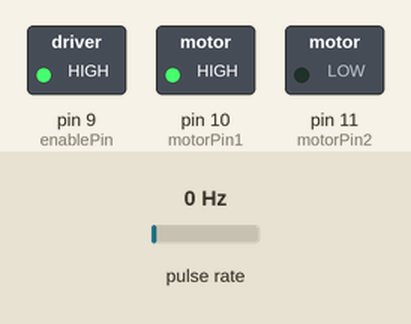
Recording of a sketch running on a simulated Arduino Uno, built with avr-gcc and run on an emulated ATmega328P. On the bench: switched loads named in the sketch (green lamp = pin HIGH). Wiring (inferred from the names in the program): pulse sensor: data pin 2. The test bench sets the inputs (shaded band); at power-on: pulse rate 0 Hz. What the sketch prints to the serial monitor is not drawn.

Above: at 0.1 s.
Timing chart, 0 to 40.0 s (numbered marks = the images above):
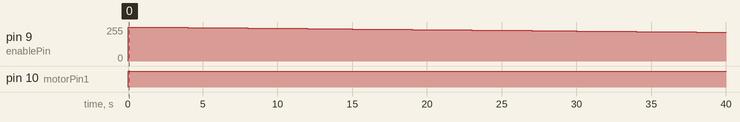

The sketch:

motor_curve.ino
```cpp
// Motor control pins
const int motorPin1 = 10; // IN1
const int motorPin2 = 11; // IN2
const int enablePin = 9;  // ENA (PWM pin for speed control)

// Encoder
const int encoderPin = 2;
volatile long pulseCount = 0;
const int pulsesPerRevolution = 11;  // pulses par tour moteur

// Mécanique
const double gearRatio = 9.6;

// Timing
const unsigned long samplePeriodMs = 500;   // mesure toutes les 0.5 s
const unsigned long pwmStepPeriodMs = 1000; // 1 seconde entre les changements de PWM
unsigned long lastMeasureTime = 0;
unsigned long lastPwmStepTime = 0;

// Mesure lissée
double rpmAccumulator = 0;
int rpmSamples = 0;

// PWM
int pwmValue = -255;   // départ


void countPulse() {
  pulseCount++;
}

void setup() {
  Serial.begin(9600);
  Serial.println("PWM,RPM");

  pinMode(motorPin1, OUTPUT);
  pinMode(motorPin2, OUTPUT);
  pinMode(enablePin, OUTPUT);

  pinMode(encoderPin, INPUT_PULLUP);
  attachInterrupt(digitalPinToInterrupt(encoderPin), countPulse, RISING);

  lastMeasureTime = millis();
  lastPwmStepTime  = millis();
}

void loop() {

  // ---- 1. Appliquer le PWM ----
  if (pwmValue >= 0) {
    digitalWrite(motorPin1, LOW);
    digitalWrite(motorPin2, HIGH);
    analogWrite(enablePin, pwmValue);
  } else {
    digitalWrite(motorPin1, HIGH);
    digitalWrite(motorPin2, LOW);
    analogWrite(enablePin, -pwmValue);
  }


  // ---- 2. Mesure toutes les 0.5 s ----
  if (millis() - lastMeasureTime >= samplePeriodMs) {

    noInterrupts();
    long count = pulseCount;
    pulseCount = 0;
    interrupts();

    double T = samplePeriodMs / 1000.0; // en secondes

    // pulses moteur / seconde
    double pulsesPerSec = count / T;

    // tours moteur / sec
    double revPerSecMotor = pulsesPerSec / pulsesPerRevolution;

    // RPM moteur
    double rpmMotor = revPerSecMotor * 60.0;

    // RPM en sortie
    double rpmOutput = rpmMotor / gearRatio;

    // ---- Lisser (moyenne sur 1 s = 2 mesures) ----
    rpmAccumulator += rpmOutput;
    rpmSamples++;

    lastMeasureTime = millis();
  }


  // ---- 3. Changement de PWM toutes les 1 s ----
  if (millis() - lastPwmStepTime >= pwmStepPeriodMs) {

    if (rpmSamples > 0) {
      double rpmAvg = rpmAccumulator / rpmSamples;

      // ---- Impression CSV ----
      Serial.print(pwmValue);
      Serial.print(",");
      Serial.println(rpmAvg, 2);
    }

    // Reset accumulation pour prochaine mesure
    rpmAccumulator = 0;
    rpmSamples = 0;

    // ---- Étape PWM suivante ----
    pwmValue++;

    if (pwmValue > 255) {
      Serial.println("END");
      while (true); // stop tout
    }

    lastPwmStepTime = millis();
  }
}
```

Measured:
- by itself, pin 10 (motorPin1): LOW → HIGH at 0.00 s
- by itself, pin 9 (enablePin): 0/255 → 255/255 at 0.00 s, → 254/255 1.0 s later, → 253/255 1.0 s later, → 252/255 1.0 s later, … (40 changes in this stretch)
